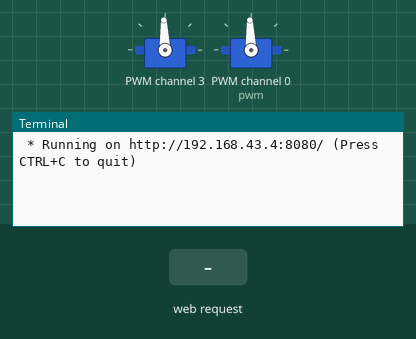
The program below on a simulated Raspberry Pi (BCM pin numbers). On the bench: 2 × servo, the last lines printed to the terminal. Inputs (shaded band) come from the test bench. Servo angles are drawn from the pulse width (0.5 ms = 0°, 2.5 ms = 180°); the clock reads 2024-03-15 10:24:30 at power-on unless the program sets it.

Above: at 1.2 s.
1.3 s: HTTP request for / received
At 1.8 s:
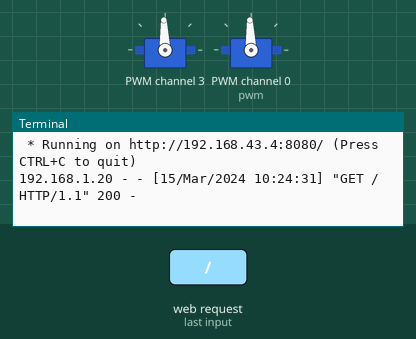
2.8 s: HTTP request for /move/0/0 received
At 4.3 s:
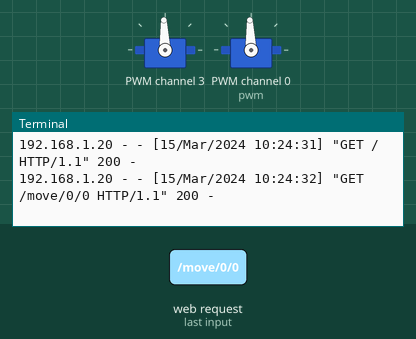

Measured:
- after the input at 1.3 s, the terminal: prints a new line at once (image 1)
- after the input at 2.8 s, the terminal: prints a new line at once (image 2)

The program:

server.py
```python
from flask import Flask
from Adafruit_PWM_Servo_Driver import PWM
import math
import subprocess

app = Flask(__name__)

pwm = PWM(0x40)

# Constants defining the range of the servo
SERVO_MIN = 150
SERVO_MAX = 600
HALF_PI = math.pi / 2.0
MIDPOINT = 375.0
SPAN = 225.0

# channels
PAN = 3
TILT = 0

def init():
    pwm.setPWMFreq(60)
    pwm.setPWM(PAN, 0, 375)
    pwm.setPWM(TILT, 0, 375)


@app.route('/')
def hello():
    return "hello"


def normalize(num):
    '''
    num: a float between -PI and PI.
    returns: num normalized between SERVO_MIN and SERVO_MAX.
    '''
    return int(MIDPOINT + ((num / HALF_PI) * SPAN))

@app.route("/move/<pitch>/<yaw>")
def move(pitch, yaw):
    pwm.setPWM(TILT, 0, normalize(-float(pitch)))
    pwm.setPWM(PAN, 0, normalize(float(yaw)))
    return "OK"

if __name__ == '__main__':
    init()
    app.run(host='192.168.43.4', port=8080, debug=True, use_reloader=False)
```
